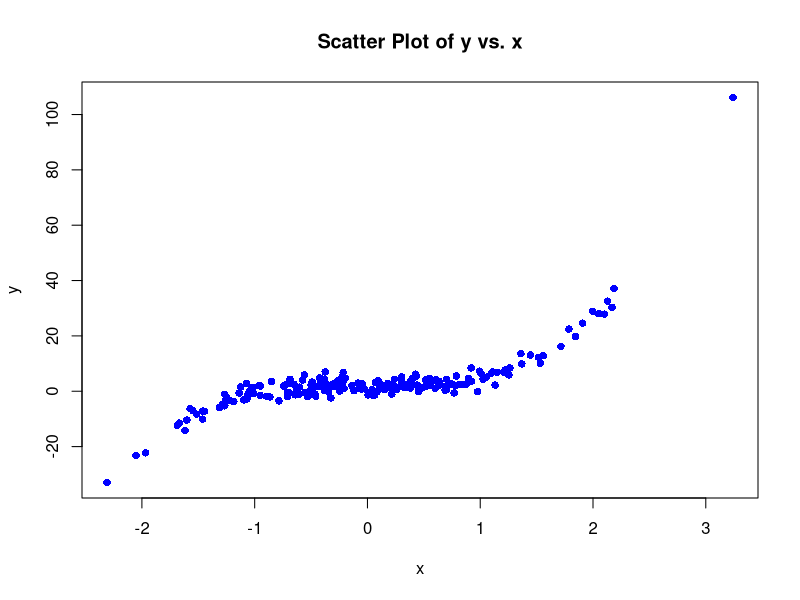
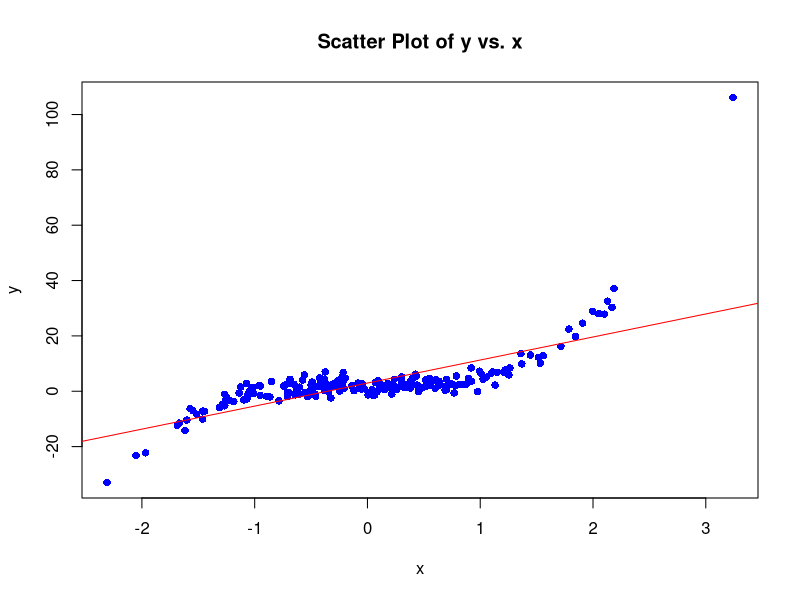
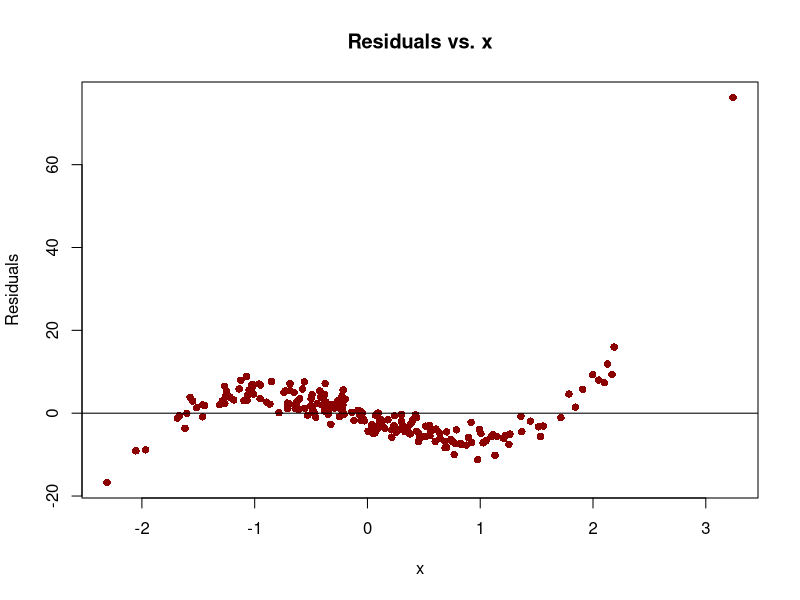
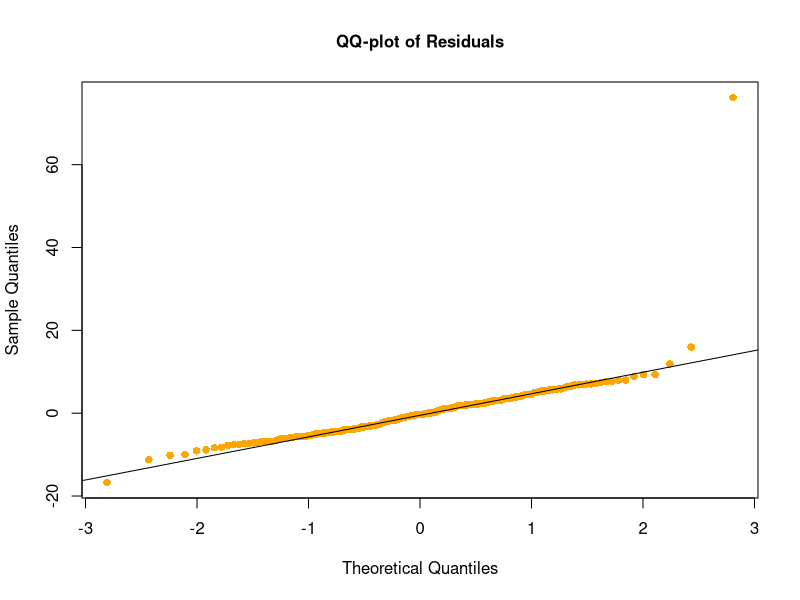
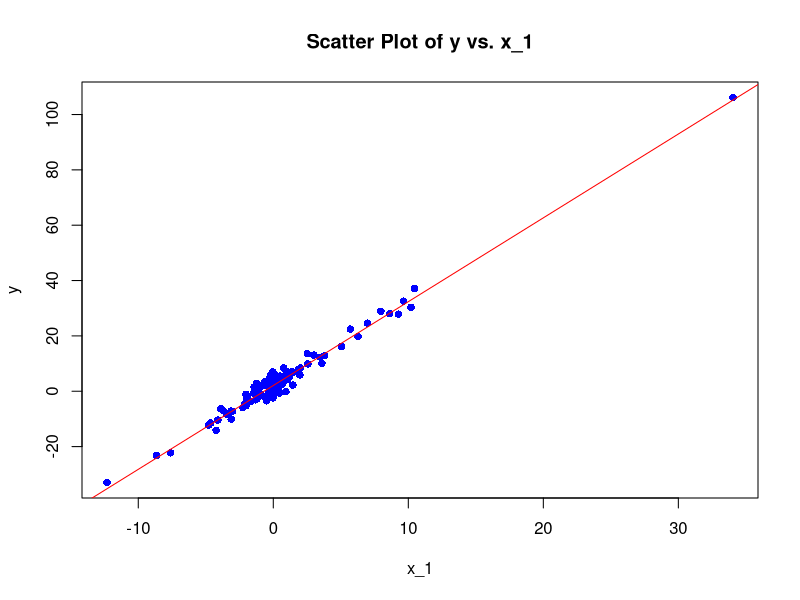
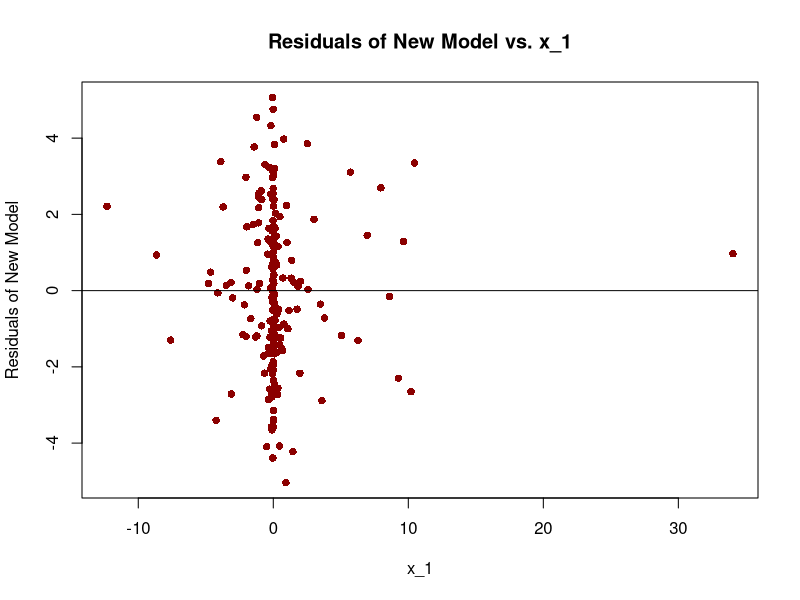
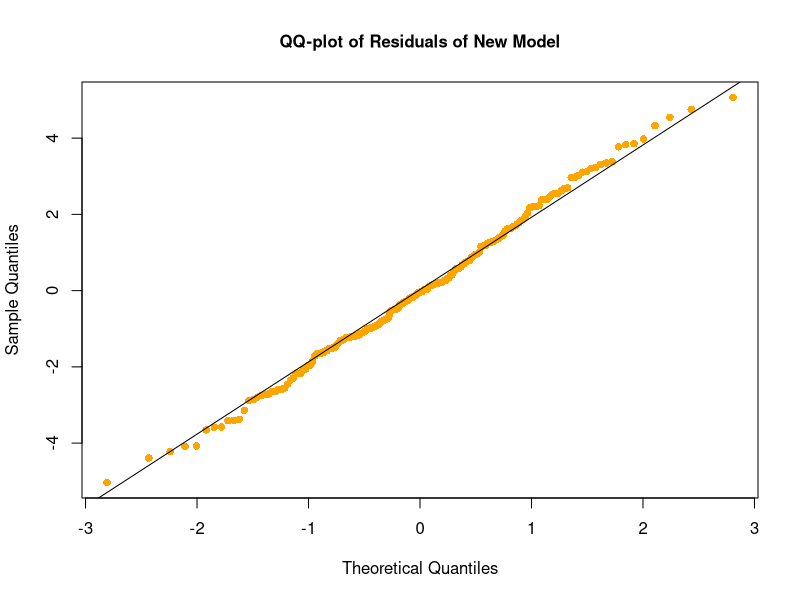

R code for these plots, in order:
#2a:
set.seed(123)
n <- 200 #Sample size.
x <- rnorm(n,mean=0,sd=1)
error <- rnorm(n,mean=0,sd=2)
y <- 2 + 3*x^3 + error

my_df <- data.frame(x,y)

#Filename for upcoming plot:
png("hw03_q02a_scatter_x_y.png",
    width = 800, height = 600, units = "px")
#Scatter plot of the two variables:
plot(my_df$x, #x-variable
     my_df$y, #y-variable
     pch = 16, #solid dot (plotting character)
     cex = 1.0, #size of pch
     col = "blue", #color of pch
     main = "Scatter Plot of y vs. x", #title of plot
     xlab = "x", #x-axis label
     ylab = "y") #y-axis label
dev.off() #Close the graphics device.

#2b:
my_model <- lm(y ~ x, data = my_df)
summary(my_model)

#Filename for upcoming plot:
png("hw03_q02b_scatter_with_fit.png",
    width = 800, height = 600, units = "px")
#Scatter plot of the two variables:
plot(my_df$x, #x-variable
     my_df$y, #y-variable
     pch = 16, #solid dot (plotting character)
     cex = 1.0, #size of pch
     col = "blue", #color of pch
     main = "Scatter Plot of y vs. x", #title of plot
     xlab = "x", #x-axis label
     ylab = "y") #y-axis label
#Add the fitted regression line to the plot and color it red:
abline(my_model, col = "red")
dev.off() #Close the graphics device.

#2c:
#Filename for upcoming plot:
png("hw03_q02c_residual_vs_x.png",
    width = 800, height = 600, units = "px")
#Scatter plot of the two variables:
plot(my_df$x, #x-variable
     my_model$residuals, #y-variable
     pch = 16, #solid dot (plotting character)
     cex = 1.0, #size of pch
     col = "darkred", #color of pch
     main = "Residuals vs. x", #title of plot
     xlab = "x", #x-axis label
     ylab = "Residuals") #y-axis label
#Add a horizontal line at zero, for visual reference:
abline(h=0)
dev.off() #Close the graphics device.

#Filename for upcoming plot:
png("hw03_q02c_qqplot.png",
    width = 800, height = 600, units = "px")
#Normal QQ-plot:
qqnorm(residuals(my_model),
       pch = 16, col = "orange",
       main = "QQ-plot of Residuals",
       cex.main= 1.0)
qqline(residuals(my_model), col = "black") #no departure from normality
dev.off() #Close the graphics device.

#2d:
#Add new column to dataframe:
my_df$x_1 <- x^3 #Polynomial transformation as remedy.

new_model <- lm(y ~ x_1, data = my_df)
summary(new_model)

#Filename for upcoming plot:
png("hw03_q02d_scatter_with_fit.png",
    width = 800, height = 600, units = "px")
#Scatter plot of the two variables:
plot(my_df$x_1, #x-variable
     my_df$y, #y-variable
     pch = 16, #solid dot (plotting character)
     cex = 1.0, #size of pch
     col = "blue", #color of pch
     main = "Scatter Plot of y vs. x_1", #title of plot
     xlab = "x_1", #x_1-axis label
     ylab = "y") #y-axis label
#Add the fitted regression line to the plot and color it red:
abline(new_model, col = "red")
dev.off() #Close the graphics device.

#Filename for upcoming plot:
png("hw03_q02d_residual_vs_x_1.png",
    width = 800, height = 600, units = "px")
#Scatter plot of the two variables:
plot(my_df$x_1, #x-variable
     new_model$residuals, #y-variable
     pch = 16, #solid dot (plotting character)
     cex = 1.0, #size of pch
     col = "darkred", #color of pch
     main = "Residuals of New Model vs. x_1", #title of plot
     xlab = "x_1", #x-ax_1is label
     ylab = "Residuals of New Model") #y-axis label
#Add a horizontal line at zero, for visual reference:
abline(h=0)
dev.off() #Close the graphics device.

#Filename for upcoming plot:
png("hw03_q02d_qqplot.png",
    width = 800, height = 600, units = "px")
#Normal QQ-plot:
qqnorm(residuals(new_model),
       pch = 16, col = "orange",
       main = "QQ-plot of Residuals of New Model",
       cex.main= 1.0)
qqline(residuals(new_model), col = "black") #no departure from normality
dev.off() #Close the graphics device.
